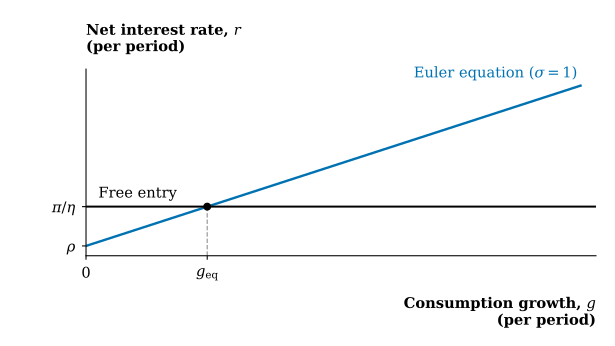

This figure's Python source:
"""Three log-utility schematics for Lecture 6, slide 11; uncalibrated rates."""

from pathlib import Path

import matplotlib
import numpy as np

matplotlib.use("Agg")
import matplotlib.pyplot as plt

plt.rcParams.update({
    "font.family": "DejaVu Serif",
    "font.size": 11,
    "mathtext.fontset": "dejavuserif",
    "pdf.fonttype": 42,
    "svg.fonttype": "path",
    "svg.hashsalt": "ec442-romer-equilibrium",
})

rho, alpha, r_entry, r_shift = 0.02, 0.9, 0.10, 0.18
r_planner = r_entry / alpha ** (1 / (1 - alpha))
returns = [r_entry, r_shift, r_planner]
growth = [(1 + r) / (1 + rho) - 1 for r in returns]
labels = ["Free entry", r"Higher $L$ or lower $\eta$", r"Social return ($r^*$)"]
r_ticks = [r"$\pi/\eta$", r"$r_1$", r"$r^*$"]
g_ticks = [r"$g_{\mathrm{eq}}$", r"$g_1$", r"$g^*$"]
g = np.linspace(0, 0.32, 300)

for stage, suffix in enumerate(["", "_scale_effect", "_planner"]):
    fig, ax = plt.subplots(figsize=(6.4, 3.6))
    fig.subplots_adjust(left=0.14, right=0.97, bottom=0.26, top=0.80)
    ax.plot(g, (1 + rho) * (1 + g) - 1, color="#0072B2", linewidth=1.8)
    ax.text(0.318, 0.357, r"Euler equation ($\sigma=1$)", color="#0072B2",
            ha="right", va="bottom")

    for i in range(stage + 1):
        color = "black" if i == stage else "0.5"
        ax.axhline(returns[i], color=color, linewidth=1.5,
                   linestyle="--" if i == 1 else "-")
        ax.vlines(growth[i], 0, returns[i], color="0.6", linewidth=0.9,
                  linestyles="--")
        ax.plot(growth[i], returns[i], "o", color=color, markersize=5)
        ax.text(0.008, returns[i] + 0.012, labels[i], color=color, va="bottom")

    ax.set(xlim=(0, 0.33), ylim=(0, 0.38),
           xticks=[0] + growth[:stage + 1],
           xticklabels=["0"] + g_ticks[:stage + 1],
           yticks=[rho] + returns[:stage + 1],
           yticklabels=[r"$\rho$"] + r_ticks[:stage + 1])
    ax.text(0, 1.08, "Net interest rate, $r$\n(per period)",
            transform=ax.transAxes, weight="bold", va="bottom")
    ax.text(1, -0.22, "Consumption growth, $g$\n(per period)",
            transform=ax.transAxes, weight="bold", ha="right", va="top")
    ax.spines[["top", "right"]].set_visible(False)
    ax.tick_params(length=3, pad=5)

    for extension in ["pdf", "svg"]:
        path = Path(__file__).with_name(f"romer_equilibrium{suffix}.{extension}")
        fig.savefig(path, metadata={"Creator": "EC442 lecture notes"})
    plt.close(fig)
